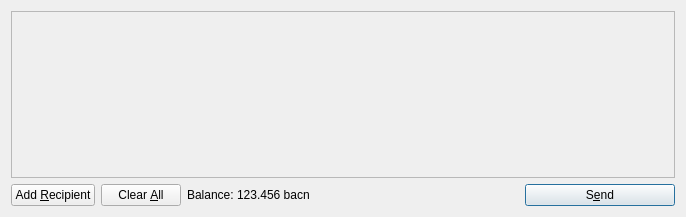
<?xml version="1.0" encoding="UTF-8"?>
<ui version="4.0">
 <class>SendCoinsDialog</class>
 <widget class="QDialog" name="SendCoinsDialog">
  <property name="geometry">
   <rect>
    <x>0</x>
    <y>0</y>
    <width>686</width>
    <height>217</height>
   </rect>
  </property>
  <property name="windowTitle">
   <string>Send Coins</string>
  </property>
  <layout class="QVBoxLayout" name="verticalLayout">
   <item>
    <widget class="QScrollArea" name="scrollArea">
     <property name="widgetResizable">
      <bool>true</bool>
     </property>
     <widget class="QWidget" name="scrollAreaWidgetContents">
      <property name="geometry">
       <rect>
        <x>0</x>
        <y>0</y>
        <width>666</width>
        <height>165</height>
       </rect>
      </property>
      <layout class="QVBoxLayout" name="verticalLayout_2">
       <property name="margin">
        <number>0</number>
       </property>
       <item>
        <layout class="QVBoxLayout" name="entries">
         <property name="spacing">
          <number>6</number>
         </property>
        </layout>
       </item>
       <item>
        <spacer name="verticalSpacer">
         <property name="orientation">
          <enum>Qt::Vertical</enum>
         </property>
         <property name="sizeHint" stdset="0">
          <size>
           <width>20</width>
           <height>40</height>
          </size>
         </property>
        </spacer>
       </item>
      </layout>
     </widget>
    </widget>
   </item>
   <item>
    <layout class="QHBoxLayout" name="horizontalLayout">
     <item>
      <widget class="QPushButton" name="addButton">
       <property name="toolTip">
        <string>Send to multiple recipients at once</string>
       </property>
       <property name="text">
        <string>Add &amp;Recipient</string>
       </property>
       <property name="icon">
        <iconset resource="../bitcoin.qrc">
         <normaloff>:/icons/add</normaloff>:/icons/add</iconset>
       </property>
       <property name="autoDefault">
        <bool>false</bool>
       </property>
      </widget>
     </item>
     <item>
      <widget class="QPushButton" name="clearButton">
       <property name="sizePolicy">
        <sizepolicy hsizetype="Minimum" vsizetype="Fixed">
         <horstretch>0</horstretch>
         <verstretch>0</verstretch>
        </sizepolicy>
       </property>
       <property name="toolTip">
        <string>Remove all transaction fields</string>
       </property>
       <property name="text">
        <string>Clear &amp;All</string>
       </property>
       <property name="icon">
        <iconset resource="../bitcoin.qrc">
         <normaloff>:/icons/remove</normaloff>:/icons/remove</iconset>
       </property>
       <property name="autoRepeatDelay">
        <number>300</number>
       </property>
       <property name="autoDefault">
        <bool>false</bool>
       </property>
      </widget>
     </item>
     <item>
      <layout class="QHBoxLayout" name="horizontalLayout_2">
       <property name="spacing">
        <number>3</number>
       </property>
       <item>
        <widget class="QLabel" name="label">
         <property name="text">
          <string>Balance:</string>
         </property>
        </widget>
       </item>
       <item>
        <widget class="QLabel" name="labelBalance">
         <property name="cursor">
          <cursorShape>IBeamCursor</cursorShape>
         </property>
         <property name="text">
          <string>123.456 bacn</string>
         </property>
         <property name="textInteractionFlags">
          <set>Qt::LinksAccessibleByMouse|Qt::TextSelectableByKeyboard|Qt::TextSelectableByMouse</set>
         </property>
        </widget>
       </item>
      </layout>
     </item>
     <item>
      <spacer name="horizontalSpacer">
       <property name="orientation">
        <enum>Qt::Horizontal</enum>
       </property>
       <property name="sizeHint" stdset="0">
        <size>
         <width>40</width>
         <height>20</height>
        </size>
       </property>
      </spacer>
     </item>
     <item>
      <widget class="QPushButton" name="sendButton">
       <property name="minimumSize">
        <size>
         <width>150</width>
         <height>0</height>
        </size>
       </property>
       <property name="toolTip">
        <string>Confirm the send action</string>
       </property>
       <property name="text">
        <string>S&amp;end</string>
       </property>
       <property name="icon">
        <iconset resource="../bitcoin.qrc">
         <normaloff>:/icons/send</normaloff>:/icons/send</iconset>
       </property>
       <property name="default">
        <bool>true</bool>
       </property>
      </widget>
     </item>
    </layout>
   </item>
  </layout>
 </widget>
 <resources>
  <include location="../bitcoin.qrc"/>
 </resources>
 <connections/>
</ui>
